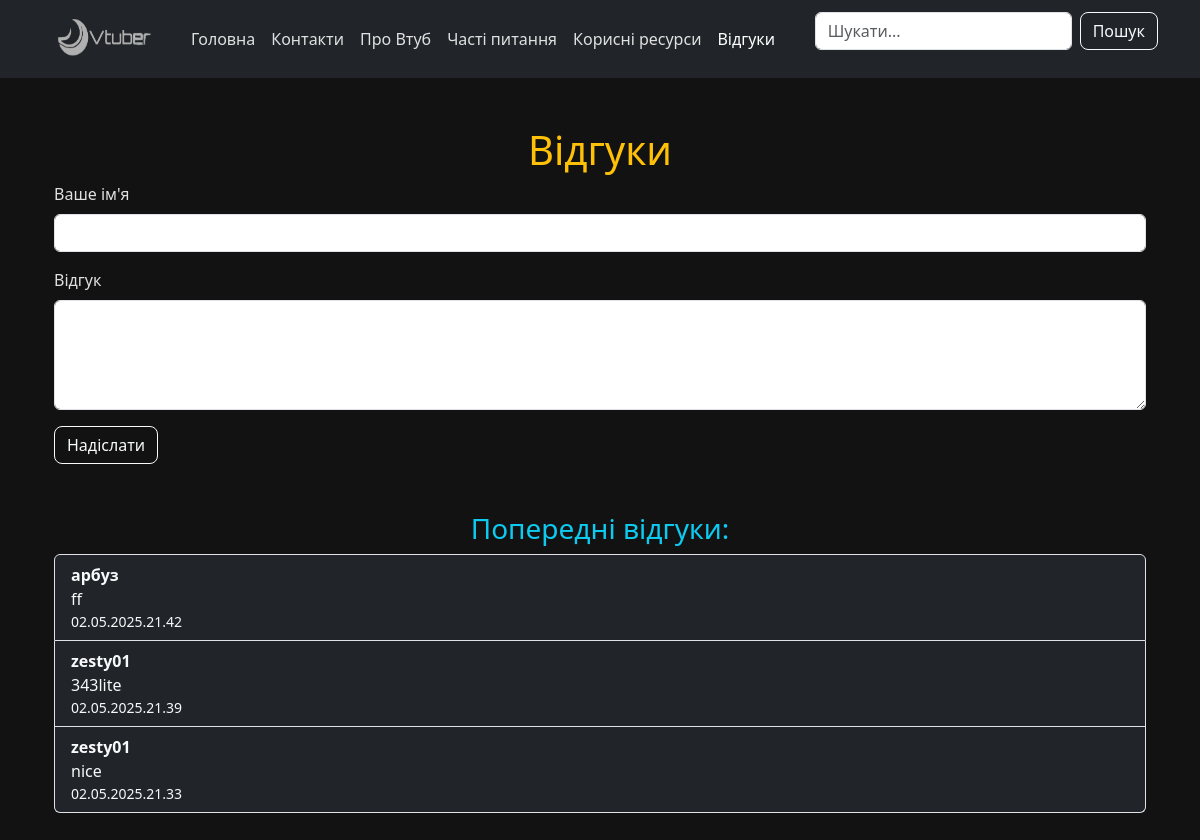
The app's page /reviews, older data.
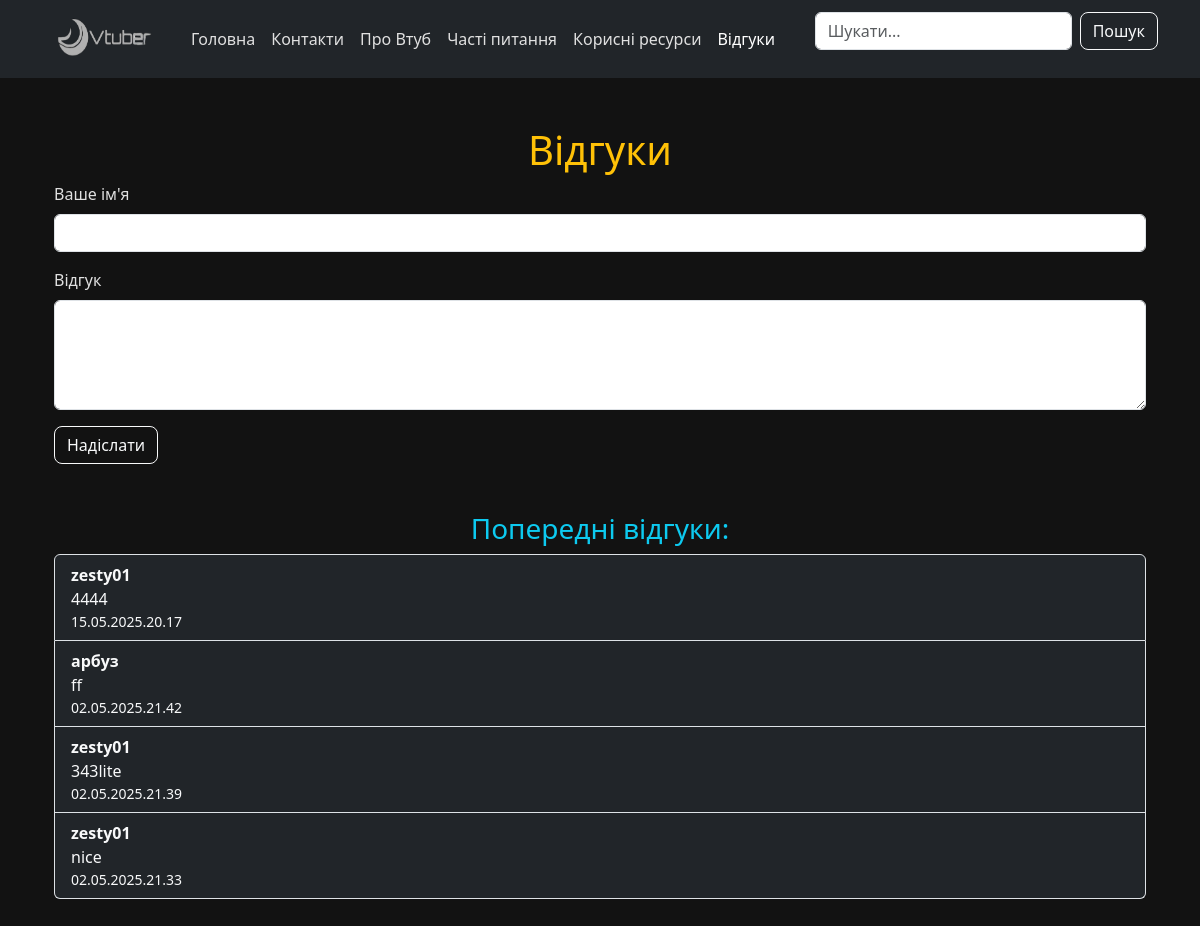
The same page, newer data.
### tables this page shows
CREATE TABLE "reviews" (
    id INTEGER PRIMARY KEY AUTOINCREMENT,
    author TEXT NOT NULL,
    text TEXT NOT NULL,
    created TEXT DEFAULT CURRENT_TIMESTAMP
);

### app.py (the view)
@app.route("/reviews", methods=["GET", "POST"])
def reviews_page():
    if request.method == "POST":
        username = request.form.get("username")
        message = request.form.get("message")
        if username and message:
            add_review(username, message)
    all_reviews = get_all_reviews()
    return render_template("reviews.html", reviews=all_reviews)

### app.py (called while the page is built)
@app.context_processor
def inject_request():
    return dict(request=request)

### sql_scripts.py (called while the page is built)
def get_all_reviews():
    conn = sqlite3.connect('ddd.db')
    cursor = conn.cursor()
    cursor.execute('SELECT author, text, created FROM reviews ORDER BY created DESC')
    reviews = cursor.fetchall()
    conn.close()
    return reviews

### templates/reviews.html
{% extends 'base.html' %}
{% block content %}
<div class="container py-4">
    <h1 class="text-warning text-center">Відгуки</h1>
    <form method="POST">
        <div class="mb-3">
            <label class="form-label">Ваше ім'я</label>
            <input type="text" name="username" class="form-control" required>
        </div>
        <div class="mb-3">
            <label class="form-label">Відгук</label>
            <textarea name="message" class="form-control" rows="4" required></textarea>
        </div>
        <button type="submit" class="btn btn-outline-light">Надіслати</button>
    </form>
    {% if reviews %}
    <div class="mt-5">
        <h3 class="text-info">Попередні відгуки:</h3>
        <ul class="list-group">
            {% for review in reviews %}
            <li class="list-group-item bg-dark text-light">
                <strong>{{ review[0] }}</strong><br>{{ review[1] }}<br>
                <small class="text-light">{{ review[2] }}</small>
            </li>
            {% endfor %}
        </ul>
    </div>
    {% endif %}
</div>
{% endblock %}

### templates/base.html (shortened to what this page needs)
<html lang="uk">
<head>
    <link href="https://cdn.jsdelivr.net/npm/bootstrap@5.3.3/dist/css/bootstrap.min.css" rel="stylesheet">
    <link rel="stylesheet" href="{{ url_for('static', filename='style.css') }}">
</head>
<body>
    <nav class="navbar navbar-expand-lg bg-dark navbar-dark">
        <div class="container">
            <a class="navbar-brand d-flex align-items-center gap-2" href="/">
                <img src="{{ url_for('static', filename='img/image-removebg-preview (3)-Photoroom.png') }}" width="125" height="52" alt="Лого" class="rounded">
            </a>
            <div class="collapse navbar-collapse" id="navbarNav">
                <ul class="navbar-nav me-auto">
                    <li class="nav-item">
                        <a class="nav-link {% if request.endpoint == 'index' %}active{% endif %}" href="{{ url_for('index') }}">Головна</a>
                    </li>
                    <li class="nav-item">
                        <a class="nav-link {% if request.endpoint == 'contacts_page' %}active{% endif %}" href="{{ url_for('contacts_page') }}">Контакти</a>
                    </li>
                    <li class="nav-item">
                        <a class="nav-link {% if request.endpoint == 'about_page' %}active{% endif %}" href="{{ url_for('about_page') }}">Про Втуб</a>
                    </li>
                    <li class="nav-item">
                        <a class="nav-link {% if request.endpoint == 'faq_page' %}active{% endif %}" href="{{ url_for('faq_page') }}">Часті питання</a>
                    </li>
                    <li class="nav-item">
                        <a class="nav-link {% if request.endpoint == 'resources_page' %}active{% endif %}" href="{{ url_for('resources_page') }}">Корисні ресурси</a>
                    </li>
                    <li class="nav-item">
                        <a class="nav-link {% if request.endpoint == 'reviews_page' %}active{% endif %}" href="{{ url_for('reviews_page') }}">Відгуки</a>
                    </li>
                </ul>
                <form class="d-flex" action="/search" method="get" autocomplete="off">
                    <input class="form-control me-2" list="articleList" name="query" type="search" placeholder="Шукати...">
                    <button class="btn btn-outline-light" type="submit">Пошук</button>
                  </form>
            </div>
        </div>
    </nav>
    <main class="container my-4">
        {% block content %}
        {% endblock content %}
    </main>
</body>
</html>

### static/style.css (style rules this page uses)
h1, h2, h3 { text-align: center; color: #ffd700; }
.btn { border-radius: 8px; }
body { background-color: #121212; color: #e0e0e0; }
.nav-link { position: relative; transition: color 0,3s ease ; display: inline-block; }
.nav-link::after { content: ""; position: absolute; bottom: 0; left: 10%; width: 80%; height: 2px; background-color: #ffffff; transform: scaleX(0); transform-origin: center; transition: transform 0.3s ease-in-out ; }
.nav-link { color: #e0e0e0; transition: color 0.3s ease; }

Row changes from the older to the newer data that the page shows:
added reviews: author "zesty01", text "4444", created "15.05.2025.20.17"
